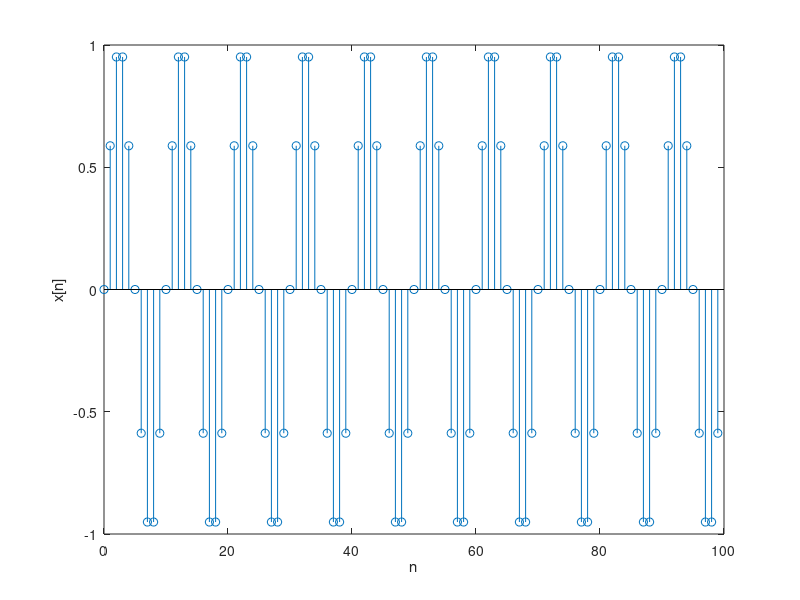
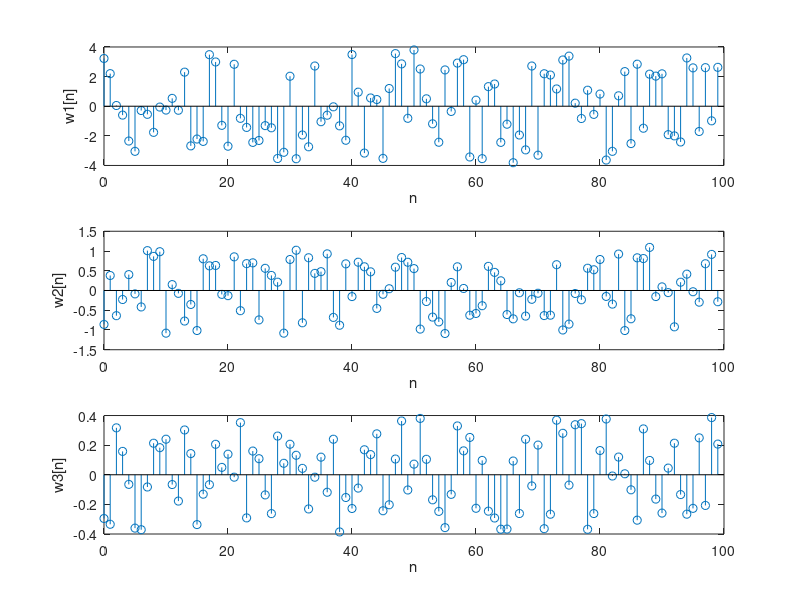

Write MATLAB code to recreate these figures, in order. (Note: this script raises an error after producing the figures.)
N = 100;
n = 0: 1: N-1;
Ts = 10;
Fs = 1/Ts;

x = sin(2*pi*Fs*n);
figure(1)
stem(n, x)
xlabel('n')
ylabel('x[n]')

%% 
w1 = sqrt(60) .* transpose(rand(N, 1)-0.5);
w2 = sqrt(6/(10.^(1/10))) .* transpose(rand(N, 1)-0.5);
w3 = sqrt(3/5) .* transpose(rand(N, 1)-0.5);

figure(2)
subplot(3,1,1)
stem(n, w1)
xlabel('n')
ylabel('w1[n]')

subplot(3,1,2)
stem(n, w2)
xlabel('n')
ylabel('w2[n]')

subplot(3,1,3)
stem(n, w3)
xlabel('n')
ylabel('w3[n]')
%%
y1 = x + w1;
y2 = x + w2;
y3 = x + w3;

[ryy1, lag1] = xcorr(y1);
[ryy2, lag2] = xcorr(y2);
[ryy3, lag3] = xcorr(y3);
%%
[pks1, locs1] = findpeaks(ryy1, lag1, 'MinPeakDistance', 6, 'MinPeakHeight',0);
m1 = mean(diff(locs1));
var1 = var(diff(locs1));
std1 = std(diff(locs1));

figure(3)
subplot(2,1,1)
stem(n, y1)
xlabel('n')
ylabel('y1[n]')

subplot(2,1,2)
hold on
stem(lag1, ryy1)
stem(locs1, pks1)
xlabel('lag1 (l)')
ylabel('ryy1[l]')
hold off
%%
[pks2, locs2] = findpeaks(ryy2, lag2, 'MinPeakDistance', 6, 'MinPeakHeight',0);
m2 = mean(diff(locs2));
var2 = var(diff(locs2));
std2 = std(diff(locs2));

figure(4)
subplot(3,1,1)
stem(n, y2)
xlabel('n')
ylabel('y2[n]')

subplot(2,1,2)
hold on
stem(lag2, ryy2)
stem(locs2, pks2)
xlabel('lag2 (l)')
ylabel('ryy2[l]')
hold off
%%
[pks3, locs3] = findpeaks(ryy3, lag3, 'MinPeakDistance', 6, 'MinPeakHeight',0);
m3 = mean(diff(locs3));
var3 = var(diff(locs3));
std3 = var(diff(locs3));

figure(5)
subplot(2,1,1)
stem(n, y3)
xlabel('n')
ylabel('y3[n]')

subplot(2,1,2)
hold on
stem(lag3, ryy3)
stem(locs3, pks3)
xlabel('lag3 (l)')
ylabel('ryy3[l]')
hold off